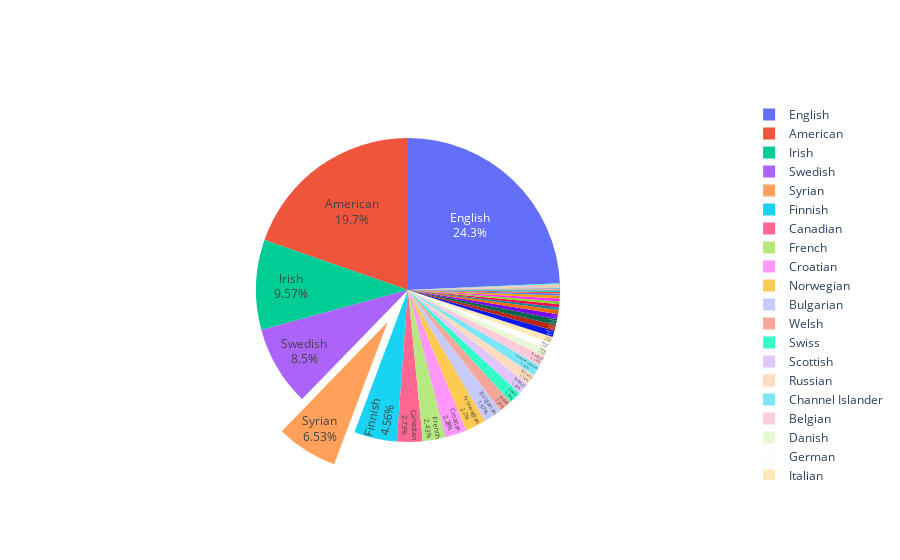

The cell this chart's notebook holds for it:
### Markdown cell above
# Some Graphs

### Code cell
import plotly.graph_objects as go

labels=[]
values=[]
pull=[]

for i in df['nat'].value_counts().items():
    labels.append(i[0])
    values.append(i[1])
    if i[0] == 'Syrian':
        pull.append(.25)
    else:
        pull.append(0)

fig = go.Figure(data=[go.Pie(labels=labels, values=values, pull=pull, textinfo='label+percent')])
fig.update_traces(textposition='inside')
fig.show()

### Figure 1 — Plotly figure (JSON) as saved in the notebook; plotly's stock layout.template omitted (floating-point values rounded to 4 significant figures)
{"data": [{"labels": ["English", "American", "Irish", "Swedish", "Syrian", "Finnish", "Canadian", "French", "Croatian", "Norwegian", "Bulgarian", "Welsh", "Swiss", "Scottish", "Russian", "Channel Islander", "Belgian", "Danish", "German", "Italian", "Spanish", "Chinese", "Austrian", "Polish", "Turkish", "South African", "Greek", "Slovenian", "Portuguese", "Bosnian", "Uruguayan", "Lithuanian", "Australian", "Hungarian", "Macedonian", "Dutch", "Japanese", "Siamese", "Czech", "Latvian", "Mexican", "Egyptian", "Argentinian"], "pull": [0, 0, 0, 0, 0.25, 0, 0, 0, 0, 0, 0, 0, 0, 0, 0, 0, 0, 0, 0, 0, 0, 0, 0, 0, 0, 0, 0, 0, 0, 0, 0, 0, 0, 0, 0, 0, 0, 0, 0, 0, 0, 0, 0], "textinfo": "label+percent", "textposition": "inside", "type": "pie", "values": [320, 259, 126, 112, 86, 60, 36, 32, 30, 29, 26, 18, 17, 17, 15, 15, 15, 10, 10, 9, 9, 8, 8, 7, 6, 4, 4, 4, 4, 4, 3, 2, 2, 1, 1, 1, 1, 1, 1, 1, 1, 1, 1]}], "layout": {}}
